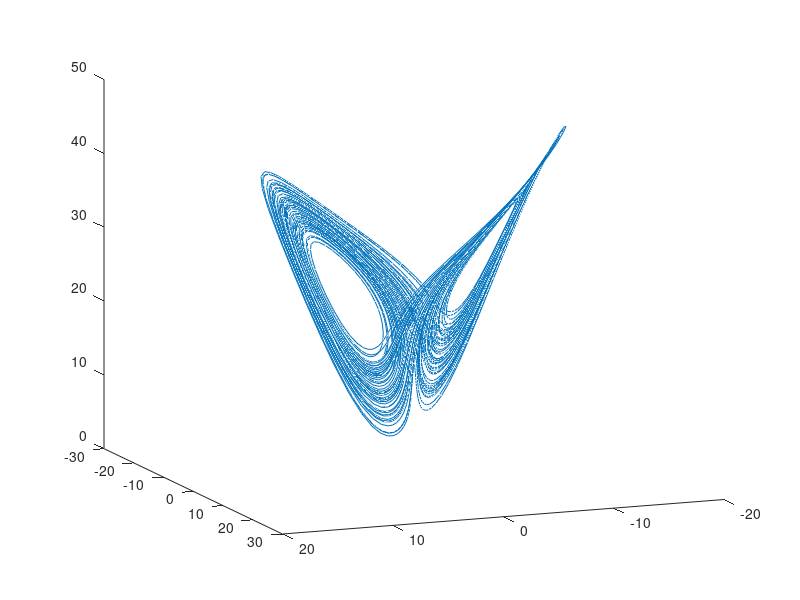

Reproduce this figure in MATLAB.
function loren3
clear;clf
global A B R 
A = 10; 
B = 8/3; 
R = 28; 
u0 = 100*(rand(3,1) - 0.5); 
[t,u] = ode45(@lor2,[0,100],u0); 
N = find(t>10); v = u(N,:);

x = v(:,1);
y = v(:,2);
z = v(:,3);

plot3(x,y,z);
view(158, 14)
 

function uprime = lor2(t,u) 

global A B R 
uprime = zeros(3,1); 
uprime(1) = -A*u(1) + A*u(2); 
uprime(2) = R*u(1) - u(2) - u(1)*u(3); 
uprime(3) = -B*u(3) + u(1)*u(2);